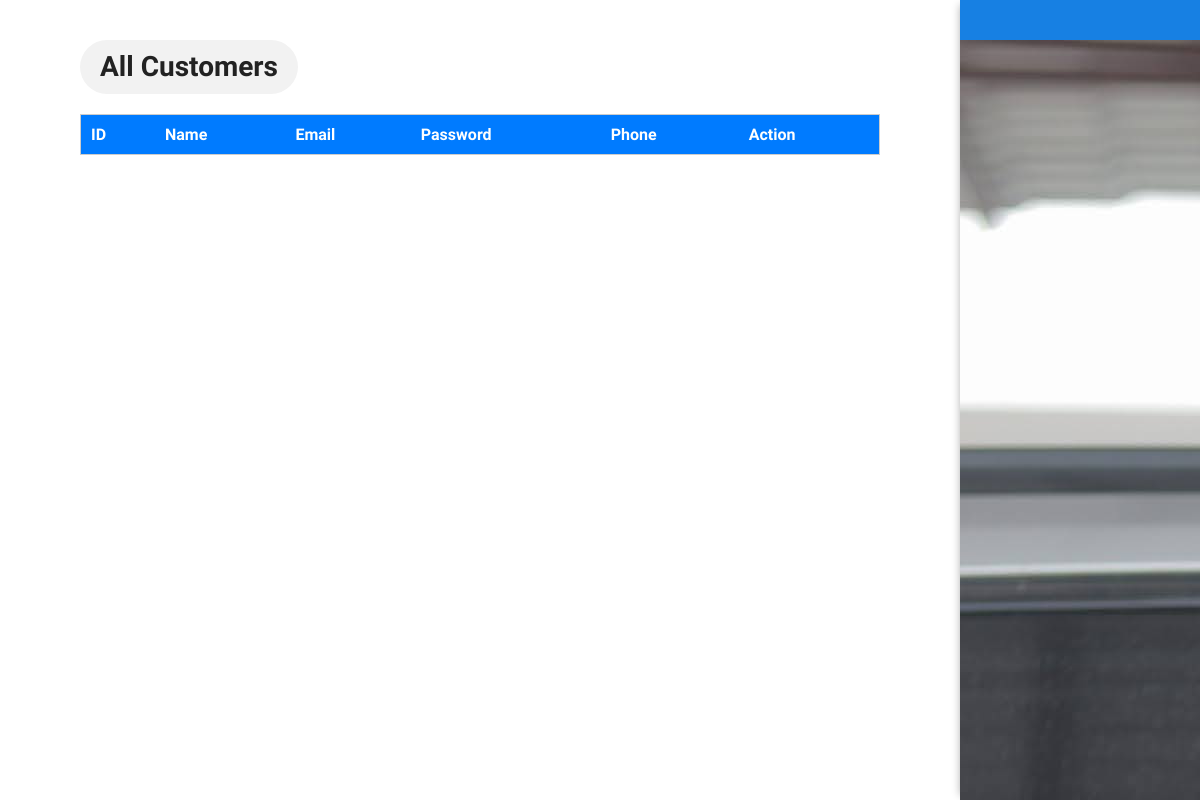
The app's page /admin/manageCustomer.php, older data.
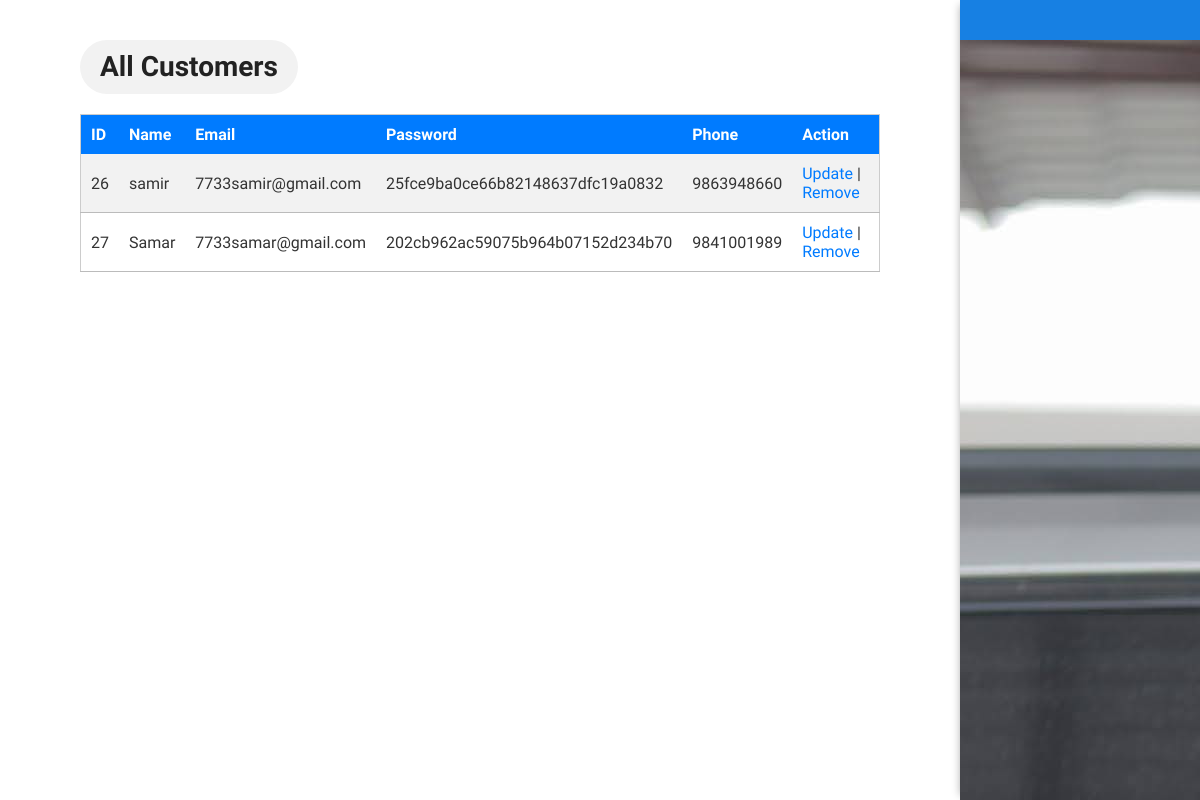
The same page, newer data.
### tables this page shows
CREATE TABLE `form` (
  `id` int(11) NOT NULL,
  `name` varchar(60) NOT NULL,
  `email` varchar(50) NOT NULL,
  `password` varchar(50) NOT NULL,
  `phone` bigint(11) NOT NULL
);

### admin/manageCustomer.php (the view, shortened to what this page needs)
<?php
include '../dbconnect.php';
$select = mysqli_query($conn, "SELECT * FROM `form`") or die('query failed');
?>
<!DOCTYPE html>
<html lang="en">
<head>
    <link rel="stylesheet" href="../css/styles.css">
    <link rel="stylesheet" href="../css/admin.css">
</head>
<body>
    <section id="dashboard">
        <div class="left-dash-sec section-p1">
            <h2>All Customers</h2>
            <div class="recent-order">
                <div class="container">
                    <table class="user-table">
                        <tr>
                            <th>ID</th>
                            <th>Name</th>
                            <th>Email</th>
                            <th>Password</th>
                            <th>Phone</th>
                            <th>Action</th>
                        </tr>
                        <?php
                        while ($row = mysqli_fetch_assoc($select)) {
                            echo '<tr>';
                            echo '<td>' . $row['id'] . '</td>';
                            echo '<td>' . $row['name'] . '</td>';
                            echo '<td>' . $row['email'] . '</td>';
                            echo '<td>' . $row['password'] . '</td>';
                            echo '<td>' . $row['phone'] . '</td>';
                            echo '<td><a href="updateCustomer.php?id=' . $row['id'] . '">Update</a> | <a href="deleteCustomer.php?id=' . $row['id'] . '">Remove</a></td>';
                            echo '</tr>';
                        }
                    ?>
                    </table>
                </div>
            </div>
        </div>
        <div class="right-dash-sec">
            <div class="sidebar">
                <figure>
                    <img src="./img/people/upw.jpg" alt="admin">
                </figure>
            </div>
        </div>
    </section>
</body>
</html>

### css/styles.css (style rules this page uses)
* { margin: 0; padding: 0; box-sizing: border-box; font-family: 'League Spartan', sans-serif; }
h2 { font-size: 46px; line-height: 54px; color: #222; }
.section-p1 { padding: 40px 80px; }
body { width: 100%; }
.front h4, h2, p { padding-bottom: 15px; }
#cart th, td { padding: 10px; border-bottom: 1px solid #bbbbbb; color: #333; }
#dashboard { display: flex; justify-content: space-between; width: 100%; }
.left-dash-sec { width: 80%; }
.right-dash-sec { width: 20%; box-shadow: -5px 0px 8px -5px rgba(0,0,0,0.3) ; position: fixed; top: 0; right: 0; }
.left-dash-sec h2 { font-size: 28px; background: #f2f2f2; display: inline-block; padding: 0 20px; border-radius: 50px; }
.sidebar { background-color: #1780e3; height: 100vh; color: #fff; padding-top: 40px; position: relative; display: flex; flex-direction: column; box-shadow: 4px 0px 4px rgba(0, 0, 0, 0.1); text-align: center; }
.recent-order { margin-top: 20px; }

### css/admin.css (style rules this page uses)
.mng-pro th, td { padding: 10px; border-bottom: 1px solid #bbbbbb; }
.user-table { width: 100%; border-collapse: collapse; background-color: #fff; border: 1px solid #ccc; }
.user-table th, .user-table td { padding: 10px; text-align: left; }
.user-table th { background-color: #007bff; color: #fff; }
.user-table tr:nth-child(even) { background-color: #f2f2f2; }
.user-table a { color: #007bff; text-decoration: none; }

Row changes from the older to the newer data that the page shows:
added form: id "26", name "samir", email "7733samir@gmail.com", password "25fce9ba0ce66b82148637dfc19a0832", phone "9863948660"
added form: id "27", name "Samar", email "7733samar@gmail.com", password "202cb962ac59075b964b07152d234b70", phone "9841001989"
